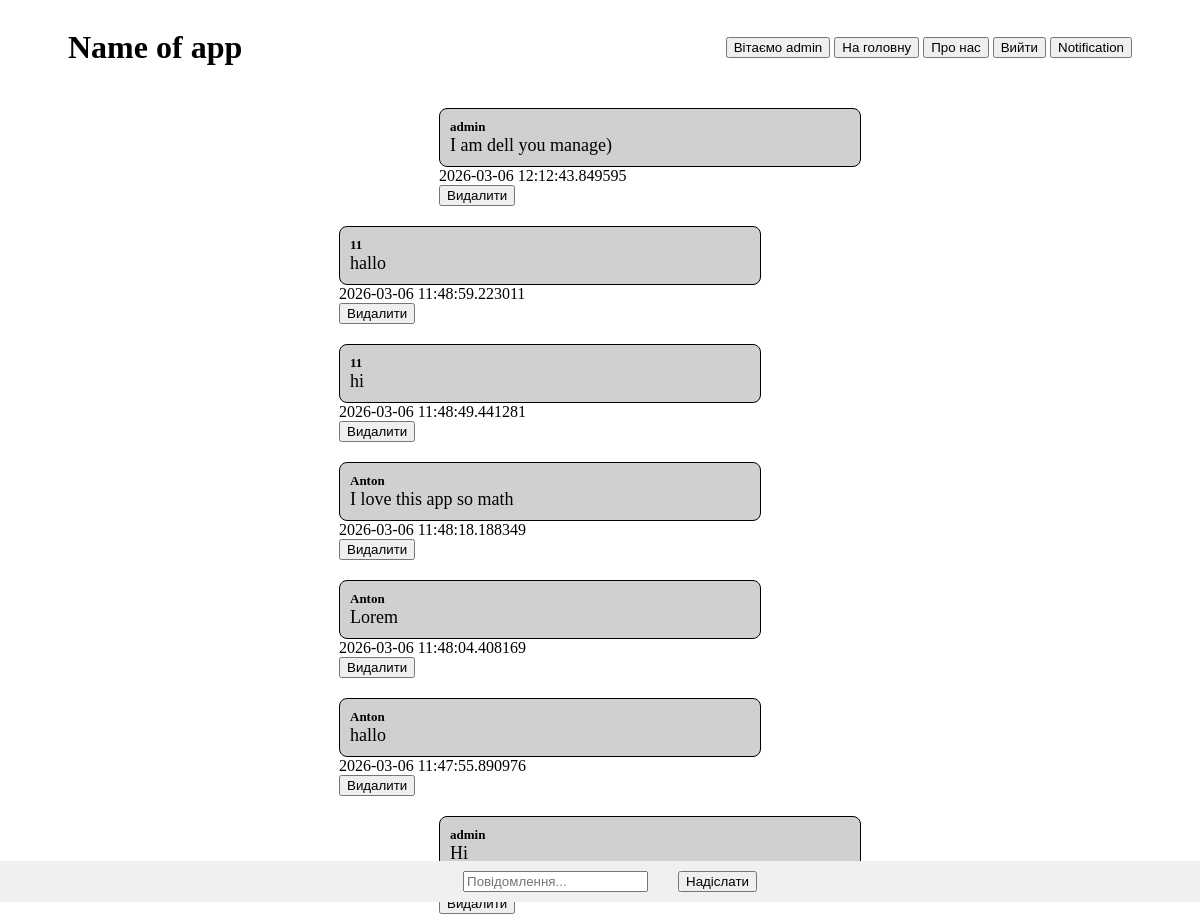
The page /forum (signed in) on the database its author committed.
### DB.py (models this page shows, shortened)
class User(UserMixin, db.Model):
    id = db.Column(db.Integer, primary_key=True)
    isAdmin = db.Column(db.Boolean, default=False)
    username = db.Column(db.String(150), unique=True, nullable=False)
    gmail = db.Column(db.String(150), unique=True, nullable=False)
    password_hash = db.Column(db.String(256), nullable=False)

class Forum(db.Model):
    id = db.Column(db.Integer, primary_key=True)
    userID = db.Column(db.Integer, db.ForeignKey('user.id'), nullable=False)
    username = db.Column(db.String(150), nullable=False)
    comment = db.Column(db.Text, nullable=False)
    date = db.Column(db.DateTime, nullable=False)
    isAdmin = db.Column(db.Boolean, default=False)

### app.py (the view)
@app.route('/forum', methods=['GET', 'POST'])
@login_required
def forum():
    if request.method == 'POST':
        comment = request.form['comment']
        new_comment = Forum(username=current_user.username, comment=comment, userID=current_user.id, date=datetime.utcnow(), isAdmin=current_user.isAdmin)
        db.session.add(new_comment)
        db.session.commit()
        return redirect('/forum')
    all_comments = Forum.query.order_by(Forum.date.desc()).all()
    return render_template('forum.html', comments=all_comments)

### app.py (called while the page is built)
@login_manager.user_loader
def load_user(user_id):
    return User.query.get(int(user_id))

### templates/forum.html (shortened to what this page needs)
<!DOCTYPE html>
<html lang="en">
<head>
    <link rel="stylesheet" href="{{ url_for('static', filename='styles/forum-style.css') }}">
</head>
<body>
    <header>
        <h1>Name of app</h1>
        <div class="header-btn">
            {% if current_user.is_authenticated %}
                <button>Вітаємо {{ current_user.username }}</button>
                <a href="{{ url_for('main') }}"><button>На головну</button></a>
                <a href="{{ url_for('about_ass') }}"><button>Про нас</button></a>
                <a href="{{ url_for('logout') }}"><button>Вийти</button></a>
                <button>Notification</button>
            {% else %}
                <a href="{{ url_for('login') }}"><button>Увійти</button></a>
                <a href="{{ url_for('register') }}"><button>Зареєструватись</button></a>
            {% endif %}
        </div>
    </header>
    <main>
        {% for comment in comments %}
            {% if comment.userID == current_user.id %}
                <div class="my-message">
                    <div class="message-admin">
                        <p class="user-name">{{ comment.username }}</p>
                        <p class="massage">{{ comment.comment }}</p>
                    </div>
                    {{ comment.date }}
                    {% if current_user.isAdmin %}
                        <form action="{{ url_for('delete_forum_comment', id=comment.id) }}" method="POST">
                            <button type="submit">Видалити</button>
                        </form>
                    {% endif %}
                </div>
            {% else %}
                <div class="not-my-message">
                    <div class="message-admin">
                        <p class="user-name">{{ comment.username }}</p>
                        <p class="massage">{{ comment.comment }}</p>
                    </div>
                    {{ comment.date }}
                    {% if current_user.isAdmin %}
                        <form action="{{ url_for('delete_forum_comment', id=comment.id) }}" method="POST">
                            <button type="submit">Видалити</button>
                        </form>
                    {% endif %}
                </div>
            {% endif %}
        {% endfor %}
    </main>
    <form class="forms-input" action="/forum" method="POST">
        <input type="text" name="comment" placeholder="Повідомлення..." required>
        <button type="submit">Надіслати</button>
    </form>
</body>
</html>

### static/styles/forum-style.css (style rules this page uses)
.forms-input { width: 100%; display: flex; justify-content: center; gap: 30px; align-items: center; position: fixed; bottom: 20px; left: 0px; right: 0px; background: #f0f0f0; padding: 10px; z-index: 1000; }
header { width: 100%; display: flex; justify-content: space-between; align-items: center; padding-inline: 60px; box-sizing: border-box; }
main { display: flex; flex-direction: column; align-items: center; gap: 20px; padding-top: 20px; }
.message-admin { display: flex; flex-direction: column; width: 400px; background: #d0d0d0; padding: 10px; border-radius: 8px; border: solid 1px #000; }
.user-name { margin: 0px; padding: 0px; font-size: 13px; font-weight: 700; }
.massage { margin: 0px; padding: 0px; font-size: 18px; font-weight: 500; }
.my-message { margin-left: 100px; }
.not-my-message { margin-right: 100px; }

### rows shown on the page
User: username "admin"
Forum: username "admin", comment "I am dell you manage)", date "2026-03-06 12:12:43.849595"
Forum: username "11", comment "hallo", date "2026-03-06 11:48:59.223011"
Forum: username "11", comment "hi", date "2026-03-06 11:48:49.441281"
Forum: username "Anton", comment "I love this app so math", date "2026-03-06 11:48:18.188349"
Forum: username "Anton", comment "Lorem", date "2026-03-06 11:48:04.408169"
Forum: username "Anton", comment "hallo", date "2026-03-06 11:47:55.890976"
Forum: username "admin", comment "Hi"
